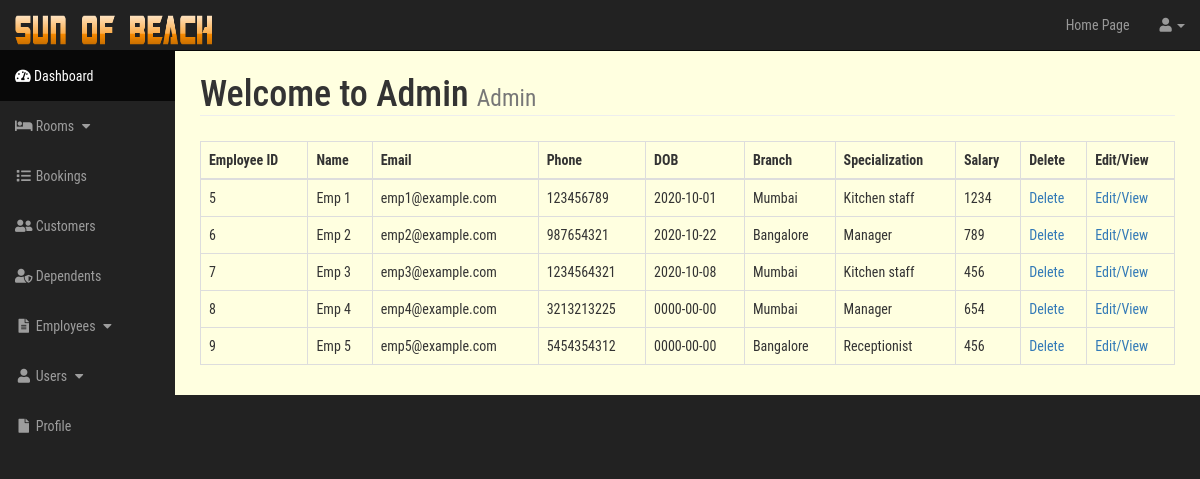
Before: /admin/employees.php with the older database file.
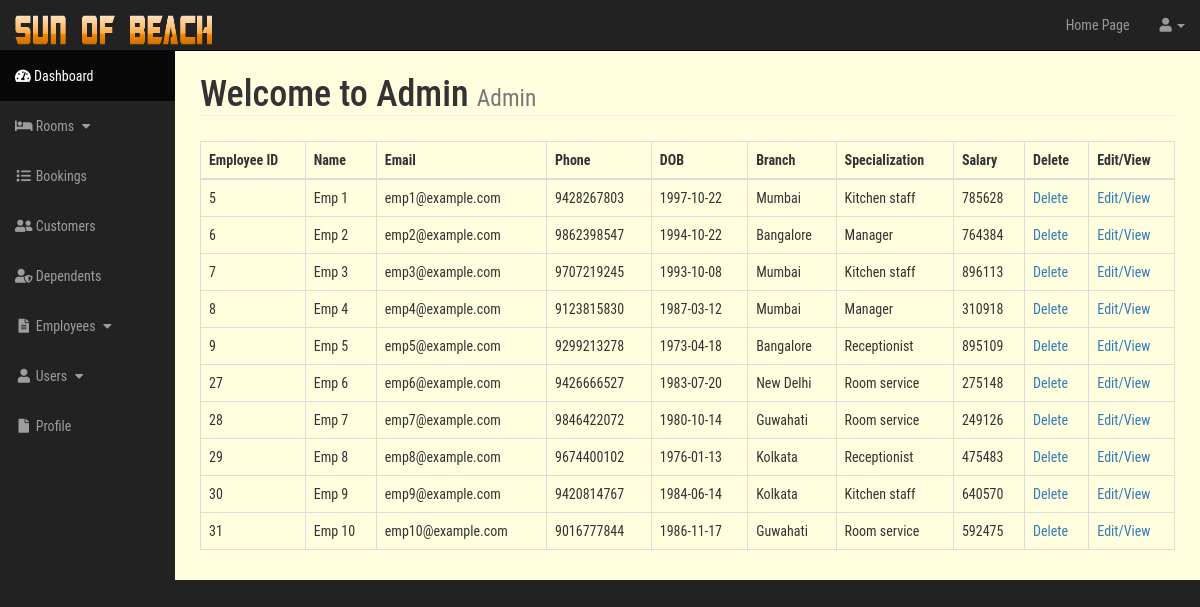
After: the same page with the newer database file.
### tables this page shows
CREATE TABLE `employee` (
  `emp_id` int(11) NOT NULL,
  `l_name` varchar(20) DEFAULT NULL,
  `f_name` varchar(20) DEFAULT NULL,
  `emp_email` varchar(32) DEFAULT NULL,
  `emp_phone` varchar(20) DEFAULT NULL,
  `emp_dob` date DEFAULT NULL,
  `branch_id` int(11) DEFAULT NULL
);

CREATE TABLE `hotel` (
  `branch_id` int(11) NOT NULL,
  `branch_name` varchar(20) DEFAULT NULL,
  `location` varchar(20) DEFAULT NULL,
  `branch_phone` varchar(11) NOT NULL
);

CREATE TABLE `kitchen_staff` (
  `salary` int(11) NOT NULL,
  `expertise` varchar(10) NOT NULL,
  `emp_id` int(11) NOT NULL
);

CREATE TABLE `manager` (
  `dept_name` varchar(10) NOT NULL,
  `salary` int(11) NOT NULL,
  `emp_id` int(11) NOT NULL
);

CREATE TABLE `receptionist` (
  `salary` int(11) NOT NULL,
  `counter_no` int(11) NOT NULL,
  `emp_id` int(11) NOT NULL
);

CREATE TABLE `room_service` (
  `salary` int(11) NOT NULL,
  `floor` int(11) NOT NULL,
  `emp_id` int(11) NOT NULL
);

### admin/include/view_all_employees.php (the view, shortened to what this page needs)
<table class="table table-bordered table-hover">
    <thead>
        <tr>
            <th>Employee ID</th>
            <th>Name</th>
            <th>Email</th>
            <th>Phone</th>
            <th>DOB</th>
            <th>Branch</th>
            <th>Specialization</th>
            <th>Salary</th>
            <th>Delete</th>
            <th>Edit/View</th>
        </tr>
    </thead>
    <tbody>
        <?php
        $query = "SELECT * FROM employee";
        $select_bookings=mysqli_query($con, $query);
        while($row=mysqli_fetch_assoc($select_bookings)){
            $emp_id=$row['emp_id'];
            $emp_email=$row['emp_email'];
            $emp_phone=$row['emp_phone'];
            $f_name=$row['f_name'];
            $l_name=$row['l_name'];
            $emp_dob=$row['emp_dob'];
            $branch_id=$row['branch_id'];
            $query = "SELECT * FROM hotel WHERE branch_id={$branch_id}";
                $select_category=mysqli_query($con, $query);
                 while($row=mysqli_fetch_assoc($select_category)){
                    $branch_name=$row['branch_name'];
                }
            $query = "SELECT * FROM manager WHERE emp_id={$emp_id}";
                $select_category=mysqli_query($con, $query);
                 while($row=mysqli_fetch_assoc($select_category)){
                    $specialization="Manager";
                    $salary=$row['salary'];
                }
            $query = "SELECT * FROM receptionist WHERE emp_id={$emp_id}";
                $select_category=mysqli_query($con, $query);
                 while($row=mysqli_fetch_assoc($select_category)){
                    $specialization="Receptionist";
                    $salary=$row['salary'];
                }
            $query = "SELECT * FROM kitchen_staff WHERE emp_id={$emp_id}";
                $select_category=mysqli_query($con, $query);
                 while($row=mysqli_fetch_assoc($select_category)){
                    $specialization="Kitchen staff";
                    $salary=$row['salary'];
                }
            $query = "SELECT * FROM room_service WHERE emp_id={$emp_id}";
            $select_category=mysqli_query($con, $query);
             while($row=mysqli_fetch_assoc($select_category)){
                $specialization="Room service";
                $salary=$row['salary'];
              }
            echo "<tr><td>{$emp_id}</td>";
            echo "<td>{$f_name} {$l_name}</td>";
            echo "<td>{$emp_email}</td>";
            echo "<td>{$emp_phone}</td>";
            echo "<td>{$emp_dob}</td>";
            echo "<td>{$branch_name}</td>";
            echo "<td>{$specialization}</td>";
            echo "<td>{$salary}</td>";
            echo "<td><a href='employees.php?delete={$emp_id}'>Delete</a></td>";
            echo "<td><a href='employees.php?source=edit_employee&p_id={$emp_id}&cat={$specialization}'>Edit/View</a></td>";
            echo "</tr>";
        }
        ?>
    </tbody>
</table>

Changed rows visible on the page:
changed employee "emp1@example.com": emp_phone "123456789" → "9428267803"; emp_dob "2020-10-01" → "1997-10-22"; kitchen_staff.salary "1234" → "785628"
changed employee "emp2@example.com": emp_phone "987654321" → "9862398547"; emp_dob "2020-10-22" → "1994-10-22"; manager.salary "789" → "764384"
changed employee "emp3@example.com": emp_phone "1234564321" → "9707219245"; emp_dob "2020-10-08" → "1993-10-08"; kitchen_staff.salary "456" → "896113"
changed employee "emp4@example.com": emp_phone "3213213225" → "9123815830"; emp_dob "0000-00-00" → "1987-03-12"; manager.salary "654" → "310918"
changed employee "emp5@example.com": emp_phone "5454354312" → "9299213278"; emp_dob "0000-00-00" → "1973-04-18"; receptionist.salary "456" → "895109"
added employee: emp_id "27", f_name "Emp", l_name "6", emp_email "emp6@example.com", emp_phone "9426666527", emp_dob "1983-07-20", branch.branch_name "New Delhi", specialization "Room service", room_service.salary "275148"
added employee: emp_id "28", f_name "Emp", l_name "7", emp_email "emp7@example.com", emp_phone "9846422072", emp_dob "1980-10-14", branch.branch_name "Guwahati", specialization "Room service", room_service.salary "249126"
added employee: emp_id "29", f_name "Emp", l_name "8", emp_email "emp8@example.com", emp_phone "9674400102", emp_dob "1976-01-13", branch.branch_name "Kolkata", specialization "Receptionist", receptionist.salary "475483"
added employee: emp_id "30", f_name "Emp", l_name "9", emp_email "emp9@example.com", emp_phone "9420814767", emp_dob "1984-06-14", branch.branch_name "Kolkata", specialization "Kitchen staff", kitchen_staff.salary "640570"
added employee: emp_id "31", f_name "Emp", l_name "10", emp_email "emp10@example.com", emp_phone "9016777844", emp_dob "1986-11-17", branch.branch_name "Guwahati", specialization "Room service", room_service.salary "592475"
